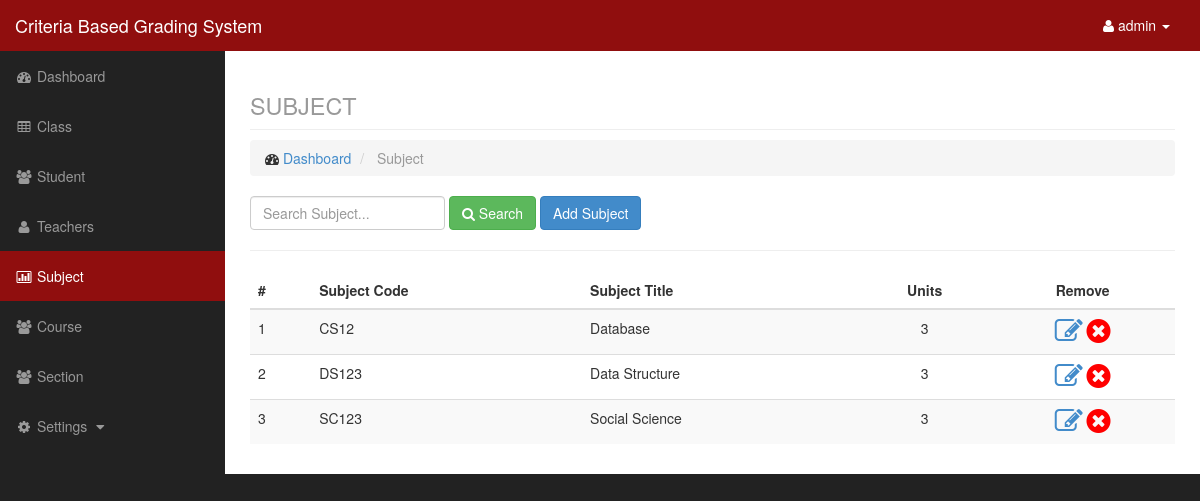
/admin/subject.php (signed in), run on the app's committed database.
### tables this page shows
CREATE TABLE `subject` (
  `id` int(11) NOT NULL,
  `code` varchar(50) NOT NULL,
  `title` varchar(100) NOT NULL,
  `unit` int(11) NOT NULL,
  `teacherid` int(11) DEFAULT NULL,
  `status` int(11) NOT NULL DEFAULT 1
);

### admin/data/data_model.php (called while the page is built, shortened)
<?php
    $data = new Data();
    class Data {
        function getsubject($search){
            $q = "select * from subject where status=1 and code like '%$search%' or  status=1 and title like '%$search%' order by code asc";
            $r = mysql_query($q);
            return $r;
        }
    }
?>

### admin/subject.php (the view, shortened to what this page needs)
<?php
    include('include/header.php');
    include('include/sidebar.php');
    include('data/data_model.php');
    $search = isset($_POST['search']) ? $_POST['search']: null;
    $subject = $data->getsubject($search);
?>
<div id="page-wrapper">
    <div class="container-fluid">
        <div class="row">
            <div class="col-lg-12">
                <h1 class="page-header">
                    <small>SUBJECT</small>
                </h1>
                <ol class="breadcrumb">
                    <li>
                        <i class="fa fa-dashboard"></i> <a href="index.php">Dashboard</a>
                    </li>
                    <li class="active">
                        Subject
                    </li>
                </ol>
            </div>
        </div>
        <div class="row">
            <div class="col-lg-12">
                <div class="form-inline form-padding">
                    <form action="subject.php" method="post">
                        <input type="text" class="form-control" name="search" placeholder="Search Subject...">
                        <button type="submit" name="submitsearch" class="btn btn-success"><i class="fa fa-search"></i> Search</button>
                        <button type="button" class="btn btn-primary" data-toggle="modal" data-target="#addsubject">Add Subject</button>
                    </form>
                </div>
            </div>
        </div>
        <hr />
        <div class="row">
            <div class="col-lg-12">
            </div>
        </div>
        <div class="row">
            <div class="col-lg-12">
                <div class="table-responsive">
                    <table class="table table-striped">
                        <thead>
                            <tr>
                                <th>#</th>
                                <th>Subject Code</th>
                                <th>Subject Title</th>
                                <th class="text-center">Units</th>
                                <th class="text-center">Remove</th>
                            </tr>
                        </thead>
                        <tbody>
                            <?php $c = 1; ?>
                            <?php while($row = mysql_fetch_array($subject)): ?>
                                <tr>
                                    <td><?php echo $c;?></td>
                                    <td> <?php echo $row['code'];?> </td>
                                    <td><?php echo $row['title'];?></td>
                                    <td class="text-center"><?php echo $row['unit'];?></td>
                                    <td class="text-center">
									 <a href="edit.php?type=subject&id=<?php echo $row['id']?>" title="Update Subject"><i class="fa fa-edit fa-2x text-primary"></i></a>
									<a href="data/data_model.php?q=deletesubject&id=<?php echo $row['id']?>"><i class="fa fa-times-circle fa-2x text-danger confirmation"></i></a></td>
                                </tr>
                            <?php $c++; ?>
                            <?php endwhile; ?>
                        </tbody>
                    </table>
                </div>
            </div>
        </div>
    </div>
</div>
<?php include('include/footer.php'); ?>

### css/sb-admin.css (style rules this page uses)
body { margin-top: 100px; background-color: #222; }
@media (min-width:768px) { body { margin-top: 50px; } }
#page-wrapper { width: 100%; padding: 0; background-color: #fff; }
@media (min-width:768px) { #page-wrapper { padding: 10px; } }

### data on the page
subject: code "CS12", title "Database", unit "3"
subject: code "DS123", title "Data Structure", unit "3"
subject: code "SC123", title "Social Science", unit "3"

### other printed values
$_SESSION['level'] "admin"
